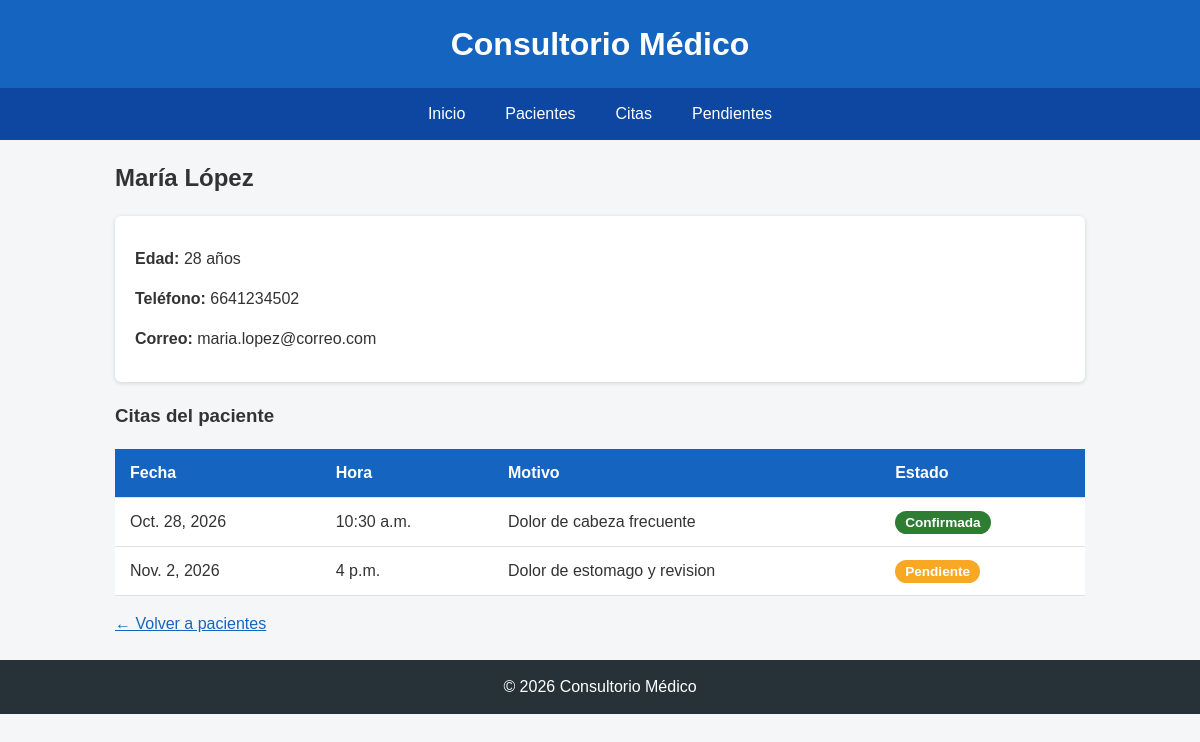
Screenshot of /pacientes/2/ with the database file from the repository.
### citas/models.py (models this page shows, shortened)
class Paciente(models.Model):
    nombre = models.CharField(max_length=100)
    apellido = models.CharField(max_length=100)
    edad = models.IntegerField()
    telefono = models.CharField(max_length=20)
    correo = models.EmailField()
    def __str__(self):
        return f"{self.nombre} {self.apellido}"

class Cita(models.Model):
    ESTADOS = [
        ('Pendiente', 'Pendiente'),
        ('Confirmada', 'Confirmada'),
        ('Cancelada', 'Cancelada'),
    ]
    paciente = models.ForeignKey(Paciente, on_delete=models.CASCADE)
    fecha = models.DateField()
    hora = models.TimeField()
    motivo = models.CharField(max_length=200)
    estado = models.CharField(max_length=20, choices=ESTADOS, default='Pendiente')

### citas/views.py (the view)
# urls.py: path('pacientes/<int:id>/', views.detalle_paciente, name='detalle_paciente'),
def detalle_paciente(request, id):
    paciente = get_object_or_404(Paciente, id=id)
    citas = Cita.objects.filter(paciente=paciente)
    return render(request, 'citas/detalle_paciente.html', {
        'paciente': paciente,
        'citas': citas,
    })

### citas/templates/citas/detalle_paciente.html (shortened to what this page needs)
{% extends 'citas/base.html' %}
{% block contenido %}
    <h2>{{ paciente.nombre }} {{ paciente.apellido }}</h2>
    <div class="tarjeta">
        <p><strong>Edad:</strong> {{ paciente.edad }} años</p>
        <p><strong>Teléfono:</strong> {{ paciente.telefono }}</p>
        <p><strong>Correo:</strong> {{ paciente.correo }}</p>
    </div>
    <h3>Citas del paciente</h3>
    <div class="tabla-contenedor">
        <table>
            <thead>
                <tr>
                    <th>Fecha</th>
                    <th>Hora</th>
                    <th>Motivo</th>
                    <th>Estado</th>
                </tr>
            </thead>
            <tbody>
                {% for cita in citas %}
                <tr>
                    <td>{{ cita.fecha }}</td>
                    <td>{{ cita.hora }}</td>
                    <td>{{ cita.motivo }}</td>
                    <td><span class="estado {{ cita.estado|lower }}">{{ cita.estado }}</span></td>
                </tr>
                {% empty %}
                <tr>
                    <td colspan="4">Este paciente no tiene citas.</td>
                </tr>
                {% endfor %}
            </tbody>
        </table>
    </div>
    <p><a href="{% url 'lista_pacientes' %}">&larr; Volver a pacientes</a></p>
{% endblock %}

### citas/static/citas/estilos.css (style rules this page uses)
* { box-sizing: border-box; }
body { margin: 0; font-family: Arial, sans-serif; background-color: #f4f6f8; color: #333; line-height: 1.5; }
main a { color: #1565c0; }
.tarjeta { background-color: white; padding: 15px 20px; border-radius: 6px; box-shadow: 0 1px 4px rgba(0, 0, 0, 0.15); margin-bottom: 20px; }
.tabla-contenedor { overflow-x: auto; }
table { width: 100%; border-collapse: collapse; background-color: white; box-shadow: 0 1px 4px rgba(0, 0, 0, 0.15); }
th, td { padding: 12px 15px; text-align: left; border-bottom: 1px solid #e0e0e0; }
th { background-color: #1565c0; color: white; }
.estado { padding: 4px 10px; border-radius: 12px; font-size: 0.85em; font-weight: bold; color: white; }
.estado.pendiente { background-color: #f9a825; }
.estado.confirmada { background-color: #2e7d32; }

### rows the page displays
Paciente: nombre "María", apellido "López", edad "28", telefono "6641234502", correo "maria.lopez@correo.com"
Cita: fecha "Oct. 28, 2026", hora "10:30 a.m.", motivo "Dolor de cabeza frecuente", estado "Confirmada"
Cita: fecha "Nov. 2, 2026", hora "4 p.m.", motivo "Dolor de estomago y revision", estado "Pendiente"
